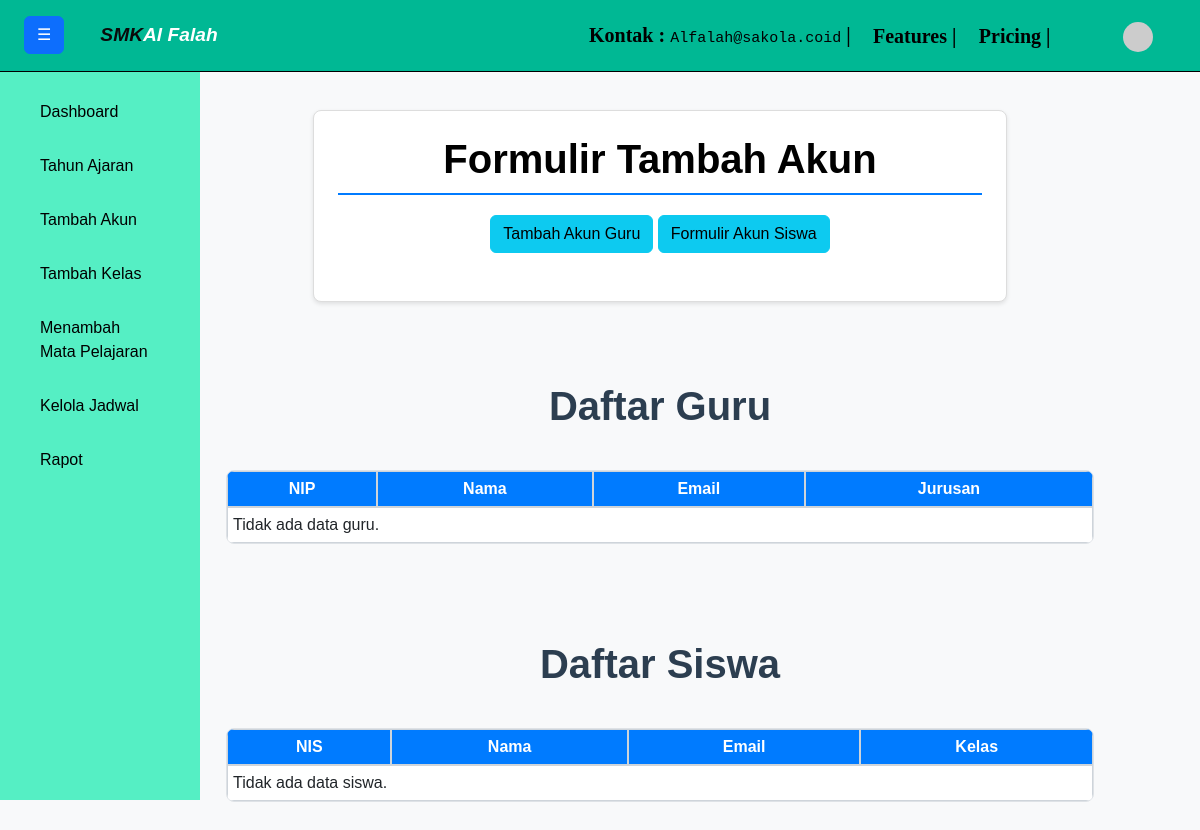
Before: /Admin/dataGuru.php with the older database file.
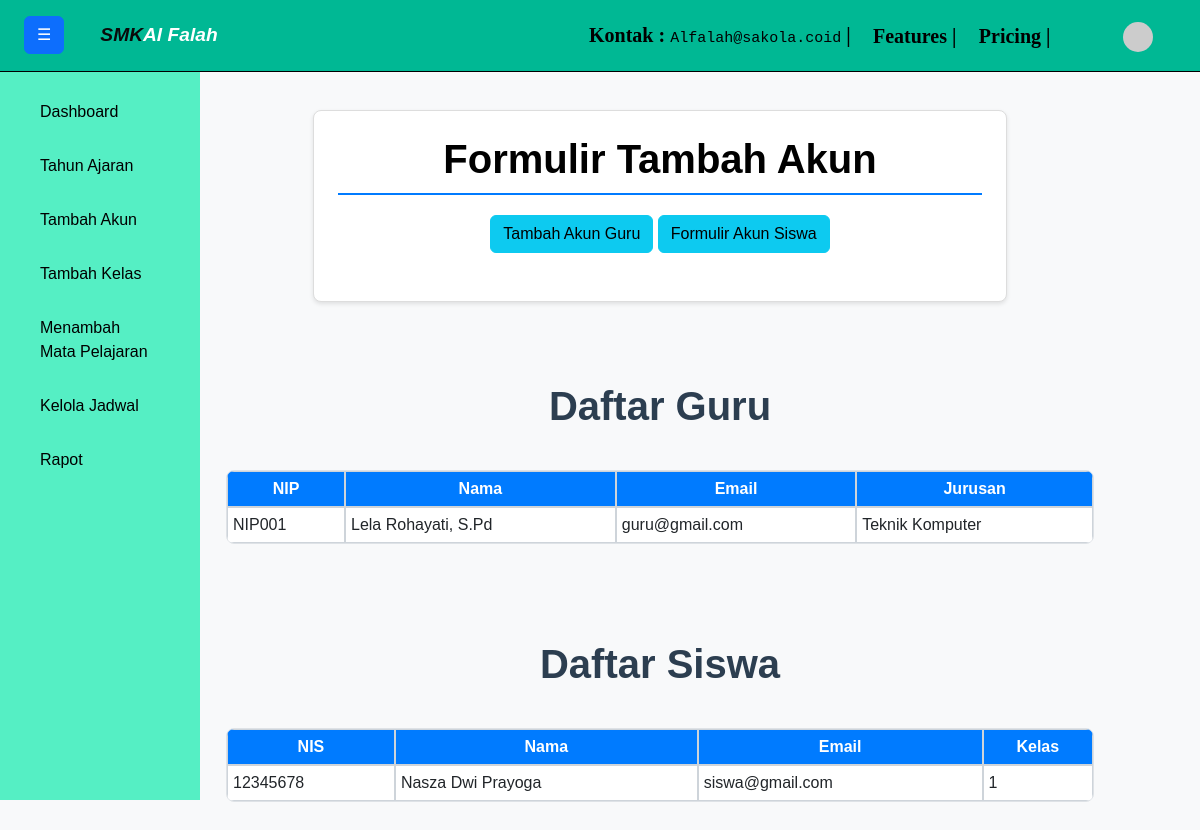
After: the same page with the newer database file.
### tables this page shows
CREATE TABLE `guru` (
  `nip` varchar(50) NOT NULL,
  `password` varchar(255) NOT NULL,
  `nama_guru` varchar(100) NOT NULL,
  `email` varchar(100) NOT NULL,
  `jurusan` varchar(100) DEFAULT NULL
);

CREATE TABLE `siswa` (
  `nis` varchar(50) NOT NULL,
  `password` varchar(255) NOT NULL,
  `nama_siswa` varchar(100) NOT NULL,
  `email` varchar(100) NOT NULL,
  `id_kelas` int(11) DEFAULT NULL,
  `nama_wali_kelas` varchar(100) DEFAULT NULL,
  `angkatan` varchar(10) DEFAULT NULL,
  `jurusan` varchar(30) NOT NULL
);

### Admin/dataGuru.php (the view, shortened to what this page needs)
<?php
include '../db.php';
$guru_data = "";
$sql = "SELECT nip, nama_guru, email, jurusan FROM guru";
$result = $conn->query($sql);
if ($result->num_rows > 0) {
    while ($row = $result->fetch_assoc()) {
        $guru_data .= "<tr>
            <td>" . htmlspecialchars($row['nip']) . "</td>
            <td>" . htmlspecialchars($row['nama_guru']) . "</td>
            <td>" . htmlspecialchars($row['email']) . "</td>
            <td>" . htmlspecialchars($row['jurusan']) . "</td>
        </tr>";
    }
} else {
    $guru_data = "<tr><td colspan='4'>Tidak ada data guru.</td></tr>";
}
$siswa_data = "";
$sql = "SELECT nis, nama_siswa, email, id_kelas FROM siswa";
$result = $conn->query($sql);
if ($result->num_rows > 0) {
    while ($row = $result->fetch_assoc()) {
        $siswa_data .= "<tr>
            <td>" . htmlspecialchars($row['nis']) . "</td>
            <td>" . htmlspecialchars($row['nama_siswa']) . "</td>
            <td>" . htmlspecialchars($row['email']) . "</td>
            <td>" . htmlspecialchars($row['id_kelas']) . "</td>
        </tr>";
    }
} else {
    $siswa_data = "<tr><td colspan='4'>Tidak ada data siswa.</td></tr>";
}
?>
<!DOCTYPE html>
<html lang="id">
<head>
    <link rel="stylesheet" href="https://maxcdn.bootstrapcdn.com/bootstrap/4.5.2/css/bootstrap.min.css">
    <link rel="stylesheet" href="../css/tambahmapel.css">
</head>
<body>
    <?php include '../navbar/navAdmin.php'; ?>
    <div id="mainContent" class="container mt-1">
        <div class="form-card">
            <h2>Formulir Tambah Akun</h2>
                <div class="text-center mb-4">
                    <button id="showGuruForm" class="btn btn-info">Tambah Akun Guru</button>
                    <button id="showSiswaForm" class="btn btn-info">Formulir Akun Siswa</button>
                </div>
        </div>
        <div id="guruTable" class="table-container">
            <h2 class="text-center mt-5">Daftar Guru</h2>
            <table class="table table-bordered">
                <thead>
                    <tr>
                        <th>NIP</th>
                        <th>Nama</th>
                        <th>Email</th>
                        <th>Jurusan</th>
                    </tr>
                </thead>
                <tbody>
                    <?php echo $guru_data; ?>
                </tbody>
            </table>
        </div>
        <div id="siswaTable" class="table-container">
            <h2 class="text-center mt-5">Daftar Siswa</h2>
            <table class="table table-bordered">
                <thead>
                    <tr>
                        <th>NIS</th>
                        <th>Nama</th>
                        <th>Email</th>
                        <th>Kelas</th>
                    </tr>
                </thead>
                <tbody>
                    <?php echo $siswa_data; ?>
                </tbody>
            </table>
        </div>
    </div>
</body>
</html>

### navbar/navAdmin.php (shortened to what this page needs)
<!DOCTYPE html>
<html lang="en">
<head>
    <link href="https://cdn.jsdelivr.net/npm/bootstrap@5.3.0/dist/css/bootstrap.min.css" rel="stylesheet">
    <link rel="stylesheet" href="../css/style.css">
</head>
<body>
    <nav class="navbar navbar-expand-lg custom-bg">
        <button id="sidebarToggle" class="btn btn-primary me-3">☰</button>
        <a href="#" class="navbar-logo">SMK<span>Al Falah</span></a>
        <div class="container-fluid">
            <div class="collapse navbar-collapse" id="navbarContent">
                <ul class="navbar-nav ms-auto mb-2 mb-lg-0">
                    <li class="nav-item">
                        <a class="nav-link" aria-current="page" href="#">Kontak : <span>Alfalah@sakola.coid</span> |</a>
                    </li>
                    <li class="nav-item">
                        <a class="nav-link" href="#">Features | </a>
                    </li>
                    <li class="nav-item">
                        <a class="nav-link" href="#">Pricing |</a>
                    </li>
                </ul>
            </div>
            <ul class="navbar-nav ms-auto">
                <li class="nav-item-dropdown">
                    <a class="nav-link dropdown-toggle" href="#" id="navbarProfile" role="button" data-bs-toggle="dropdown" aria-expanded="false">
                        <img src="https://via.placeholder.com/30" class="rounded-circle" alt="Profile Image">
                    </a>
                </li>
            </ul>
        </div>
    </nav>
    <div class="main-container">
        <nav id="sidebarMenu" class="col-md-2 d-md-block custom-bg sidebar">
            <div class="position-sticky">
                <ul class="nav flex-column">
                    <li class="nav-item">
                        <a class="nav-link" href="index.php">Dashboard</a>
                    </li>
                    <li class="nav-item">
                        <a class="nav-link" href="tahunAjaran.php">Tahun Ajaran</a>
                    </li>
                    <li class="nav-item">
                        <a class="nav-link" href="dataGuru.php">Tambah Akun</a>
                    </li>
                    <li class="nav-item">
                        <a class="nav-link" href="tambahKelas.php">Tambah Kelas</a>
                    </li>
                    <li class="nav-item">
                        <a class="nav-link" href="tambah_matapelajaran.php">Menambah Mata Pelajaran</a>
                    </li>
                    <li class="nav-item">
                        <a class="nav-link" href="kelolaJadwal.php">Kelola Jadwal</a>
                    </li>
                    <li class="nav-item">
                        <a class="nav-link" href="rapot.php">Rapot</a>
                    </li>
                </ul>
            </div>
        </nav>
</body>
</html>

### css/tambahmapel.css (style rules this page uses)
html, body { height: 100%; margin: 0; }
.form-card { background-color: #ffffff; border: 1px solid #ddd; border-radius: 0.5rem; box-shadow: 0 2px 4px rgba(0, 0, 0, 0.1); padding: 1.5rem; max-width: 900px; width: 80%; margin: 0 auto; }
.form-card h2 { color: #000000; border-bottom: 2px solid #007bff; padding-bottom: 10px; margin-bottom: 20px; text-align: center; }
.btn { display: inline-block; padding: 0.75rem 1.5rem; font-size: 1rem; font-weight: bold; color: #ffffff; background-color: #007bff; border: none; border-radius: 4px; cursor: pointer; transition: background-color 0.3s ease; }
.table-container { display: flex; flex-direction: column; align-items: center; margin: 20px 0; }
.table { width: 90%; max-width: 1000px; margin-top: 20px; border-collapse: separate; border-spacing: 0; border-radius: 8px; overflow: hidden; }
.table thead th { background-color: #007bff; color: #ffffff; border: 1px solid #ced4da; text-align: center; padding: 5px; white-space: nowrap; }
.table tbody td { text-align: left; padding: 5px; border: 1px solid #ced4da; white-space: nowrap; }
.table th, .table td { max-width: 150px; overflow: hidden; text-overflow: ellipsis; word-wrap: break-word; }

### css/style.css (style rules this page uses)
* { font-family: 'Poppins', sans-serif; margin: 0; padding: 0; box-sizing: border-box; outline: none; border: none; text-decoration: none; }
html { scroll-behavior: smooth; }
body { background-color: #f8f9fa; margin: 0; padding-top: 70px; display: flex; flex-direction: column; height: 100vh; }
.navbar { display: flex; justify-content: space-between; padding: 0.5rem 2%; background-color: #00b894; border-bottom: 1.4px solid rgb(0, 0, 0); position: fixed; width: 100%; top: 0; z-index: 9999; transition: background-color 0.3s ease; }
.navbar-logo { margin-right: auto; font-size: 1.2rem; font-weight: 700; color: #0a0a0a; font-style: italic; text-decoration: none; margin-left: 20px; width: 150px; }
.navbar-nav { align-items: flex-end; }
.navbar .navbar-logo span { color: #ffffff !important; }
.navbar .navbar-nav .nav-link { color: #000000; font-size: 20px; margin: 0.2rem; font-weight: bolder; font-family: 'Calibri'; }
.navbar .navbar-nav .nav-link span { font-family: 'Courier New', Courier, monospace; font-weight: 400; font-size: 15px; }
.nav-item-dropdown { margin-left: 50px; }
.navbar-nav .dropdown-toggle::after { display: none; }
.sidebar { background-color: #55efc4; padding-top: 80px; height: 100vh; width: 250px; position: fixed; top: 0; left: 0; z-index: 1000; transition: transform 0.3s ease; transform: translateX(-100%); }
.sidebar .nav-link { padding: 10px 25px; color: #000; border-radius: 0.375rem; transition: background-color 0.3s, color 0.3s; text-decoration: none; }
.sidebar .nav-item { margin-top: 10px; }
.sidebar.show { transform: translateX(0); }
.main-container { display: flex; flex: 1; padding-left: 0; }
#mainContent { flex: 1; padding: 1rem; transition: none; }
.sidebar.show + #mainContent { margin-left: 210px; }
.container { max-width: 900px; margin: 0 auto; }
h2 { text-align: center; font-size: 40px; font-weight: bold; color: #2c3e50; margin-bottom: 20px; }

### Admin/dataGuru.php (style rules this page uses)
.form-card { background-color: #ffffff; border: 1px solid #ddd; border-radius: 0.5rem; box-shadow: 0 2px 4px rgba(0, 0, 0, 0.1); padding: 1.5rem; max-width: 900px; width: 80%; margin: 0 auto; margin-top: 20px; }
.table-container { margin-top: 2rem; }

Changed rows visible on the page:
added guru: nip "NIP001", nama_guru "Lela Rohayati, S.Pd", email "guru@gmail.com", jurusan "Teknik Komputer"
added siswa: nis "12345678", nama_siswa "Nasza Dwi Prayoga", email "siswa@gmail.com", id_kelas "1"
Other visible differences:
text no longer shown: "Tidak ada data guru. Tidak ada data siswa."
